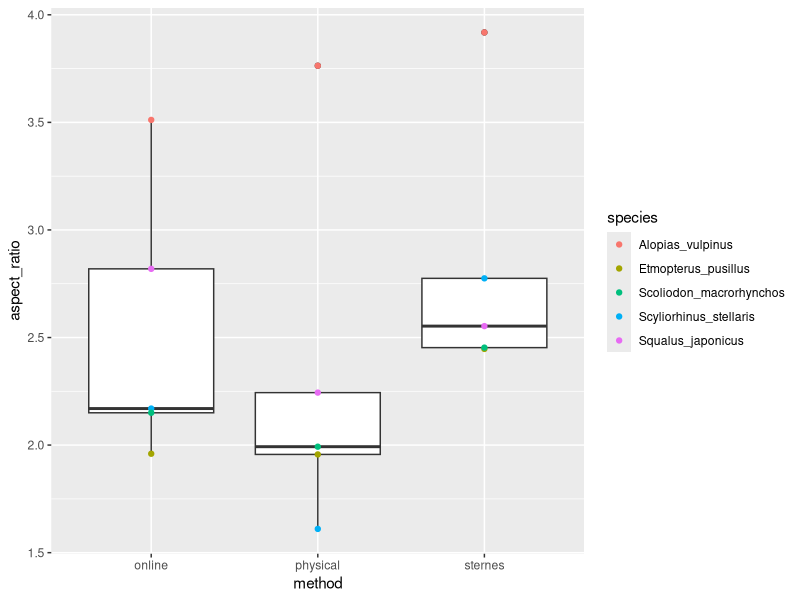
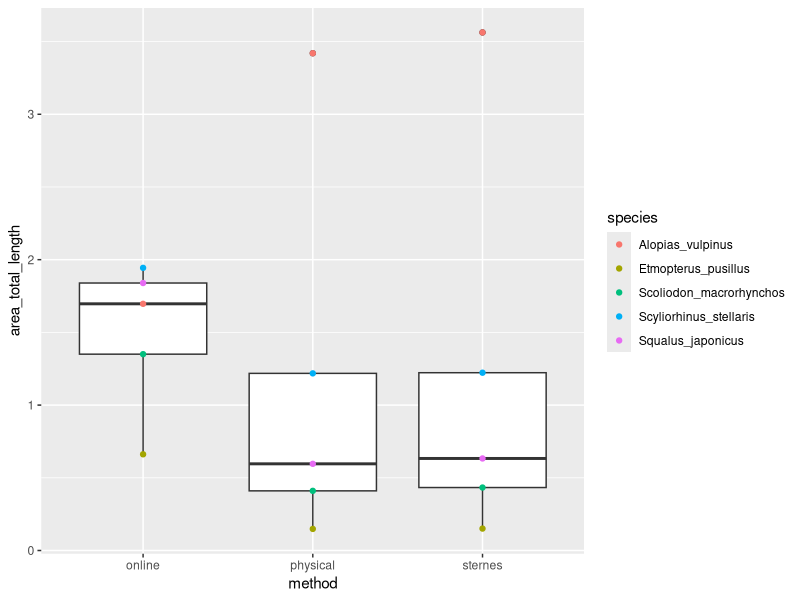
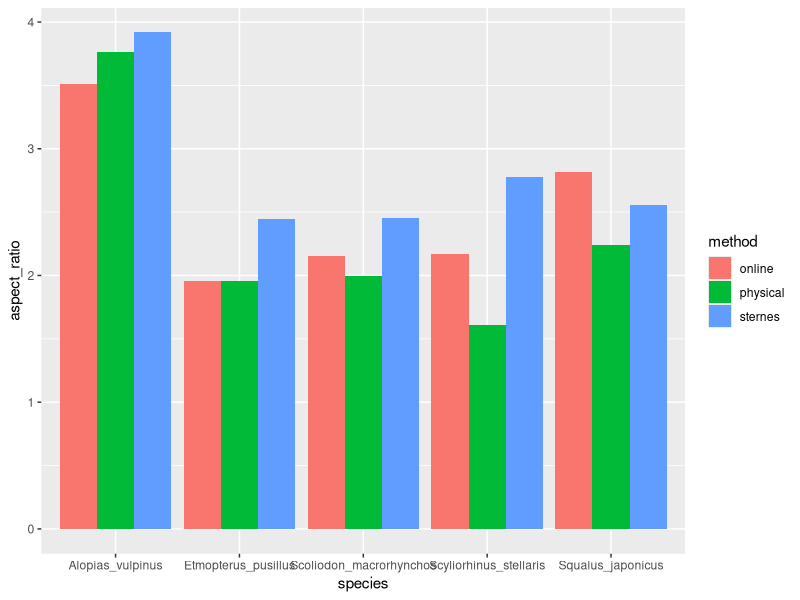
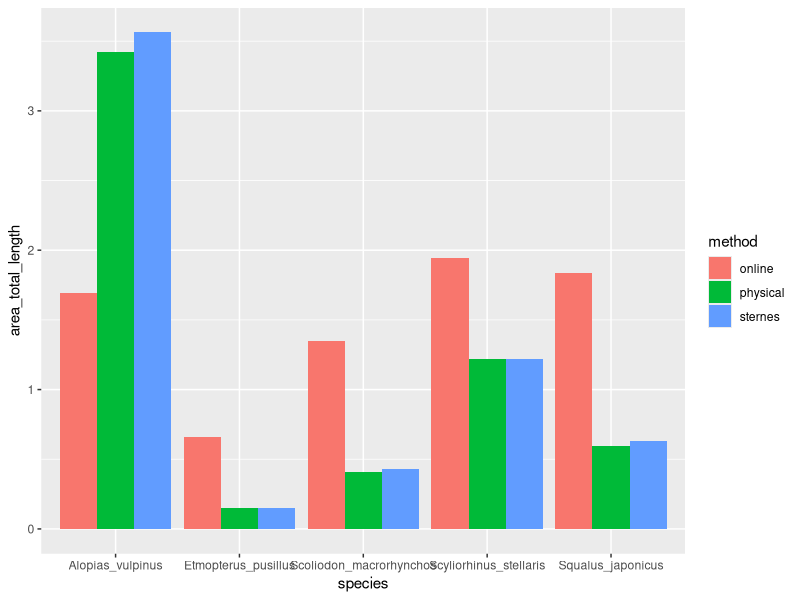

The R source for these figures, in order:
## ---- chunk 1
library(tidyverse)
library(ggplot2)
shark <- read.csv("shark - data_sheet.csv") %>% 
  group_by()
## ---- chunk 2
shark %>% 
  ggplot(aes(x = method, y = aspect_ratio))+
  geom_boxplot()+
  geom_point(aes(color = species))

## ---- chunk 3
shark %>% 
  ggplot(aes(x = method, y = area_total_length))+
  geom_boxplot()+
  geom_point(aes(color = species))
## ---- chunk 4
shark %>% 
  ggplot(aes(species, aspect_ratio, fill = method))+
  geom_col(position = "dodge")
## ---- chunk 5
shark %>% 
  ggplot(aes(species, area_total_length, fill = method))+
  geom_col(position = "dodge")
